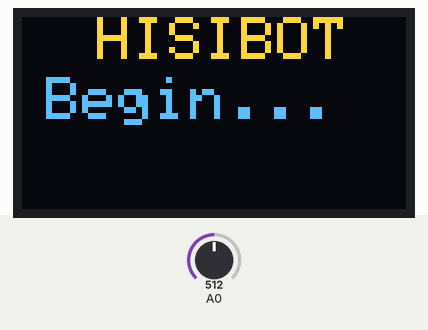
Recording of a sketch running on a simulated ESP8266 (NodeMCU). Parts: 128×64 one-colour display. Inputs (shaded band) come from the test bench; at power-on: A0 = 512. The OLED is the two-colour kind (top 16 rows yellow); WiFi joins after 1.5 s; servers stay silent unless stated; what the sketch prints to the serial monitor is not drawn.

Above: at 1.6 s.
At 4.6 s:
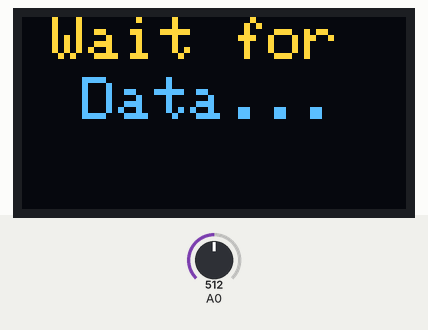

The sketch:

HISIBOT.ino
```cpp
//Include Library
#include <Wire.h>
#include <Adafruit_SSD1306.h>
#include <Adafruit_GFX.h>
#include <Arduino.h>

#if defined(ESP32)
  #include <WiFi.h>
#elif defined(ESP8266)
  #include <ESP8266WiFi.h>
#endif

#include <Firebase_ESP_Client.h>
//Provide the token generation process info.
#include "addons/TokenHelper.h"
//Provide the RTDB payload printing info and other helper functions.
#include "addons/RTDBHelper.h"

// OLED Define Address
#define OLED_WIDTH 128
#define OLED_HEIGHT 64
#define OLED_ADDR   0x3C

// Insert your network credentials
#define WIFI_SSID "Keputih 56B"
#define WIFI_PASSWORD "keputih5603"

// Insert Firebase project API Key
#define API_KEY "AIzaSyDxnj6owMtU3uk0PvaVWjzqSKilZU0jO3Q"

// Insert RTDB URLefine the RTDB URL */
#define DATABASE_URL "https://tensimeterhisibot-be77e-default-rtdb.asia-southeast1.firebasedatabase.app/"

Adafruit_SSD1306 display(OLED_WIDTH, OLED_HEIGHT);

//Define Firebase Data object
FirebaseData fbdo;
FirebaseAuth auth;
FirebaseConfig config;

unsigned long sendDataPrevMillis = 0;
int intValue;
float floatValue;
bool signupOK = false;

//ESP32 Pin
const int airPressure = 34;
const int sensorPin = 36;

//  Variable pulse sensor
unsigned long starttime = 0;
float sensorValue = 0;
int countTime = 9;
int heartrate = 0;
boolean counted = false;

//  Variable air pressure sensor
int x = 0;        // Membaca nilai ADC
float vout = 0;   // Membaca nilai dalam satuan Mv
float kpa = 0;    // Nilai Kpa
float mmhg = 0;   // Nilai mmhg
float newVal = 0; // variable konvert menggunakan map()
float darah1, darah2, selisih, sistole, diastole;

//PulseSensorPlayground pulseSensor;

void setup() {
  Serial.begin(9600);
  WiFi.begin(WIFI_SSID, WIFI_PASSWORD);
  Serial.print("Connecting to Wi-Fi");
  while (WiFi.status() != WL_CONNECTED){
    Serial.print(".");
    delay(300);
  }
  Serial.println();
  Serial.print("Connected with IP: ");
  Serial.println(WiFi.localIP());
  Serial.println();

  /* Assign the api key (required) */
  config.api_key = API_KEY;

  /* Assign the RTDB URL (required) */
  config.database_url = DATABASE_URL;

   /* Sign up */
  if (Firebase.signUp(&config, &auth, "", "")){
    Serial.println("ok");
    signupOK = true;
  }
  else{
    Serial.printf("%s\n", config.signer.signupError.message.c_str());
  }

  /* Assign the callback function for the long running token generation task */
  config.token_status_callback = tokenStatusCallback; //see addons/TokenHelper.h

  //Setup Oled
  display.begin(SSD1306_SWITCHCAPVCC, OLED_ADDR);
  display.clearDisplay();

  display.setTextSize(2);
  display.setTextColor(WHITE);
  display.setCursor(25, 0);
  display.println("HISIBOT");
  display.setCursor(8, 20);
  display.println("Begin...");
  display.display();
  delay(3000);

  display.clearDisplay();
  display.setTextSize(2);
  display.setTextColor(WHITE);
  display.setCursor(10, 0);
  display.println("Wait for");
  display.setTextSize(2);
  display.setTextColor(WHITE);
  display.setCursor(20, 20);
  display.println("Data...");
  display.display();

  Firebase.begin(&config, &auth);
  Firebase.reconnectWiFi(true);

  delay(2000);
}

void loop() {
   x = analogRead(airPressure);
   vout = x*(3.3/4095.0); // Mencari tegangan yang terukur dari nilai adc
   kpa = ((vout/3.3)-0.04) / 0.009; // Konvert ke kPa
   mmhg = (float)(kpa * 7.50062) + 18.0;  // Konvert ke mmhg
   newVal = mmhg;

   starttime = millis();
   while(millis() < starttime+5000){
      sensorValue = analogRead(sensorPin);
      //Serial.println(sensorValue);
      if (sensorValue   > 3500 && counted == false)  // Threshold value is 550 (~ 2.7V)
      {
        countTime++;
        Serial.print ("count = ");
        Serial.println(countTime);
        digitalWrite(2,HIGH);
        delay(50);
        digitalWrite(2,LOW);
        counted = true;
      } else if (sensorValue < 2000){
        counted = false;
        digitalWrite(2, LOW);
      }
   }

   heartrate = countTime*12;
   countTime = 0;

   if(newVal >= 105 && newVal <= 140){
      darah1 = newVal;
      selisih = darah2 - darah1;
      darah2 = darah1;

      if(selisih = 0.50){
        sistole = darah1;
        diastole = darah1 - 40;

        display.clearDisplay();
        display.setTextSize(2);
        display.setTextColor(WHITE);
        display.setCursor(7, 0);
        display.println("Tensimeter");
        display.setTextSize(2);
        display.setTextColor(WHITE);
        display.setCursor(0, 20);
        display.print("S:");
        display.println(sistole, 0);
        display.setTextSize(2);
        display.setTextColor(WHITE);
        display.setCursor(80, 20);
        display.print("D:");
        display.println(diastole, 0);
        display.setTextSize(2);
        display.setTextColor(WHITE);
        display.setCursor(35, 45);
        display.print("BPM:");
        display.println(heartrate);
        display.display();
        delay(100);
      }
   }

   delay(50); // considered best practice in a simple sketch.

   //Send data to firebase
   if (Firebase.ready() && signupOK && (millis() - sendDataPrevMillis > 15000 || sendDataPrevMillis == 0)){
    sendDataPrevMillis = millis();
    // Write an Int number on the database path test/int
    if (Firebase.RTDB.setInt(&fbdo, "hisibot/sistole", sistole)){
      Serial.println("PASSED");
      Serial.println("PATH: " + fbdo.dataPath());
      Serial.println("TYPE: " + fbdo.dataType());
    }
    else {
      Serial.println("FAILED");
      Serial.println("REASON: " + fbdo.errorReason());
    }

    if (Firebase.RTDB.setInt(&fbdo, "hisibot/diastole", diastole)){
      Serial.println("PASSED");
      Serial.println("PATH: " + fbdo.dataPath());
      Serial.println("TYPE: " + fbdo.dataType());
    }
    else {
      Serial.println("FAILED");
      Serial.println("REASON: " + fbdo.errorReason());
    }

    // Write an Float number on the database path test/float
    if (Firebase.RTDB.setFloat(&fbdo, "hisibot/bpm", heartrate)){
      Serial.println("PASSED");
      Serial.println("PATH: " + fbdo.dataPath());
      Serial.println("TYPE: " + fbdo.dataType());
    }
    else {
      Serial.println("FAILED");
      Serial.println("REASON: " + fbdo.errorReason());
    }
  }
}
```

Measured:
- what the display in image 0 shows lasts 3.0 s, from 1.6 s to 4.6 s
